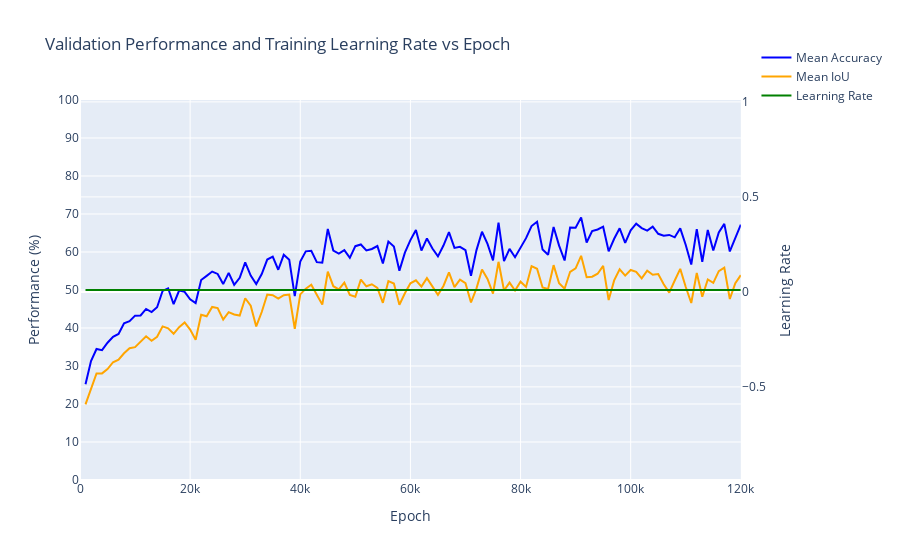

The code cell stored with this chart in its notebook:
### Code cell
# SEBNet BaselineHead SGD, Pretrained, Batch Size 6, Error: Wrong Training Loop, so the learning rate stayed constant throughout
log_file_path = '/home/robert.breslin/alessandro/paper_2/mmsegmentation/work_dirs/sebnet_baseline-head_1xb6_cityscapes/20250814_203128/20250814_203128.log'
epochs, mIoU, mAcc, lrs = parse_log_file(log_file_path)
plot_accuracies_and_lr_interactive(epochs, mAcc, mIoU, lrs, sgd_range)
